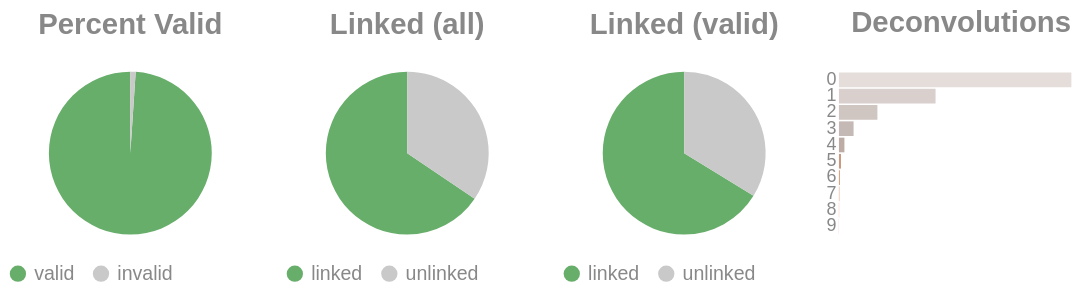

The notebook cell this image was saved under:
### Code cell
if SKIPLR:
    pass
else:
    clash = Counter()
    for i in valids['molecule'].to_list():
        _mol = i.split("-")
        if len(_mol) == 1:
            clash.update('0')
        else:
            clash.update(_mol[-1])

    _d = {"deconvolutions": [], 'count': []}
    for k,v in clash.items():
        _d['deconvolutions'].append(k)
        _d['count'].append(v)

    tot_valid = valids['reads'].sum()
    mask = valids['reads'] >= 2
    n_linked_reads = valids.filter(mask)['reads'].sum()
    if n_linked_reads == 0:
        print_html("No linked molecules (>=2 reads) were detected; skipping linked-only distributions.")
        SKIPLR = True
    else:
        perc_valid = round(tot_valid / n_reads, 4)
        linked_perc_abs = round(n_linked_reads / n_reads, 4)
        linked_perc = round(n_linked_reads / tot_valid, 4)

    _valid = pl.DataFrame({"valids": ['valid', 'invalid'], "count": [tot_valid, n_reads - tot_valid]})
    _linked_abs = pl.DataFrame({"linked (absolute)": ['linked', 'unlinked'], "count": [n_linked_reads, n_reads - n_linked_reads]})
    _linked_rel = pl.DataFrame({"linked (valids)": ['linked', 'unlinked'], "count": [n_linked_reads, tot_valid - n_linked_reads]})

    (
        alt.hconcat(
            piechart(_valid, goodval = 'valid', title = "Percent Valid"),
            piechart(_linked_abs, goodval = "linked", title =  "Linked (all)"),
            piechart(_linked_rel, goodval = "linked", title =  "Linked (valid)"),
            convolutionbar(pl.DataFrame(_d), title = "Deconvolutions"),
            center = True,
            bounds = 'flush'
        )
        .resolve_scale(color='independent')
        .resolve_legend('independent')
        .properties(usermeta={'embedOptions': {"actions": False}})
    ).display()

### Figure 1 — Vega-Lite specification as saved in the notebook (floating-point values rounded to 4 significant figures)
{"width": "container", "height": 400, "config": {"title": {"anchor": "start", "dy": -15, "fontSize": 18, "color": "#888888", "subtitleColor": "#888888", "subtitleFontSize": 14}, "arc": {"fill": "#0072B2"}, "axis": {"domainColor": "#888888", "domainWidth": 0.5, "gridWidth": 0.2, "grid": false, "titleFontWeight": 400, "titleFontSize": 15, "labelFontSize": 11, "labelColor": "#888888", "tickColor": "#888888", "tickWidth": 0.2, "titleColor": "#888888"}, "axisBand": {"grid": false}, "axisX": {"grid": true, "tickSize": 10, "domainCap": "round"}, "axisY": {"domain": false, "grid": true, "tickSize": 0, "domainCap": "round"}, "background": "transparent", "header": {"labelFontSize": 15, "labelColor": "#888888", "titleFontSize": 15, "titleFontWeight": 600, "titleColor": "#888888"}, "legend": {"labelFont": "sans-serif", "labelFontSize": 12, "labelColor": "#888888", "symbolSize": 100, "symbolType": "circle", "titleFontSize": 12, "titlePadding": 10, "titleColor": "#888888", "title": null}, "range": {"category": ["#E69F00", "#56B4E9", "#009E73", "#F0E442", "#0072B2", "#D55E00", "#CC79A7", "#000000"], "diverging": ["#cfe8f3", "#a2d4ec", "#73bfe2", "#46abdb", "#1696d2", "#12719e"]}, "area": {"fill": "#0072B2", "fillOpacity": 0.7, "line": true, "strokeOpacity": 0.7}, "line": {"color": "#0072B2", "stroke": "#0072B2", "strokeWidth": 2}, "trail": {"color": "#0072B2", "stroke": "#0072B2", "strokeWidth": 0, "size": 1}, "point": {"filled": true, "fillOpacity": 1.0, "size": 95}, "text": {"color": "#888888", "fontSize": 11, "align": "right", "fontWeight": 400, "size": 11}, "bar": {"fill": "#0072B2", "stroke": null}, "view": {"stroke": null, "continuousWidth": 660, "continuousHeight": 400}}, "hconcat": [{"data": {"name": "data-eeeb198e9713d2e4425f64511d96f341"}, "mark": {"type": "arc"}, "encoding": {"color": {"field": "valids", "legend": {"orient": "bottom", "title": null}, "scale": {"domain": ["valid", "invalid"], "range": ["#68ae6b", "#C9C9C9"]}, "title": "Valids", "type": "nominal"}, "theta": {"field": "count", "type": "quantitative"}, "tooltip": [{"field": "valids", "title": "Valids", "type": "ordinal"}, {"field": "percent", "format": ".2%", "title": "Percent", "type": "quantitative"}, {"field": "count", "title": "Count", "type": "quantitative"}]}, "height": 100, "title": {"text": "Percent Valid", "align": "center", "anchor": "middle"}, "transform": [{"calculate": "datum.count / 4759678", "as": "percent"}], "width": 150}, {"data": {"name": "data-b3c041d9e40350751c4e0f3081f74ade"}, "mark": {"type": "arc"}, "encoding": {"color": {"field": "linked (absolute)", "legend": {"orient": "bottom", "title": null}, "scale": {"domain": ["linked", "unlinked"], "range": ["#68ae6b", "#C9C9C9"]}, "title": "Linked (Absolute)", "type": "nominal"}, "theta": {"field": "count", "type": "quantitative"}, "tooltip": [{"field": "linked (absolute)", "title": "Linked (Absolute)", "type": "ordinal"}, {"field": "percent", "format": ".2%", "title": "Percent", "type": "quantitative"}, {"field": "count", "title": "Count", "type": "quantitative"}]}, "height": 100, "title": {"text": "Linked (all)", "align": "center", "anchor": "middle"}, "transform": [{"calculate": "datum.count / 4759678", "as": "percent"}], "width": 150}, {"data": {"name": "data-258151c3bc718880e59859a1d640178d"}, "mark": {"type": "arc"}, "encoding": {"color": {"field": "linked (valids)", "legend": {"orient": "bottom", "title": null}, "scale": {"domain": ["linked", "unlinked"], "range": ["#68ae6b", "#C9C9C9"]}, "title": "Linked (Valids)", "type": "nominal"}, "theta": {"field": "count", "type": "quantitative"}, "tooltip": [{"field": "linked (valids)", "title": "Linked (Valids)", "type": "ordinal"}, {"field": "percent", "format": ".2%", "title": "Percent", "type": "quantitative"}, {"field": "count", "title": "Count", "type": "quantitative"}]}, "height": 100, "title": {"text": "Linked (valid)", "align": "center", "anchor": "middle"}, "transform": [{"calculate": "datum.count / 4709607", "as": "percent"}], "width": 150}, {"data": {"name": "data-163f534ed68244bf72f0576443165c17"}, "mark": {"type": "bar"}, "encoding": {"color": {"field": "deconvolutions", "legend": null, "scale": {"scheme": "lightgreyred"}, "type": "nominal"}, "tooltip": [{"field": "deconvolutions", "title": "Deconvolutions", "type": "ordinal"}, {"field": "percent", "format": ".2%", "title": "Percent", "type": "quantitative"}, {"field": "count", "title": "Count", "type": "quantitative"}], "x": {"axis": null, "field": "count", "type": "quantitative"}, "y": {"field": "deconvolutions", "sort": "ascending", "title": null, "type": "nominal"}}, "height": 100, "title": {"text": "Deconvolutions", "align": "center", "anchor": "middle"}, "transform": [{"calculate": "datum.count / 2560690", "as": "percent"}], "width": 150}], "bounds": "flush", "center": true, "resolve": {"legend": {"angle": "independent"}, "scale": {"color": "independent"}}, "usermeta": {"embedOptions": {"actions": false}}, "$schema": "https://vega.github.io/schema/vega-lite/v6.4.1.json", "datasets": {"data-eeeb198e9713d2e4425f64511d96f341": [{"valids": "valid", "count": 4709607}, {"valids": "invalid", "count": 50071}], "data-b3c041d9e40350751c4e0f3081f74ade": [{"linked (absolute)": "linked", "count": 3118313}, {"linked (absolute)": "unlinked", "count": 1641365}], "data-258151c3bc718880e59859a1d640178d": [{"linked (valids)": "linked", "count": 3118313}, {"linked (valids)": "unlinked", "count": 1591294}], "data-163f534ed68244bf72f0576443165c17": [{"deconvolutions": "0", "count": 1522087}, {"deconvolutions": "1", "count": 632627}, {"deconvolutions": "2", "count": 251887}, {"deconvolutions": "3", "count": 95902}, {"deconvolutions": "4", "count": 35899}, {"deconvolutions": "5", "count": 13548}, {"deconvolutions": "6", "count": 5264}, {"deconvolutions": "7", "count": 2129}, {"deconvolutions": "8", "count": 935}, {"deconvolutions": "9", "count": 412}]}}
